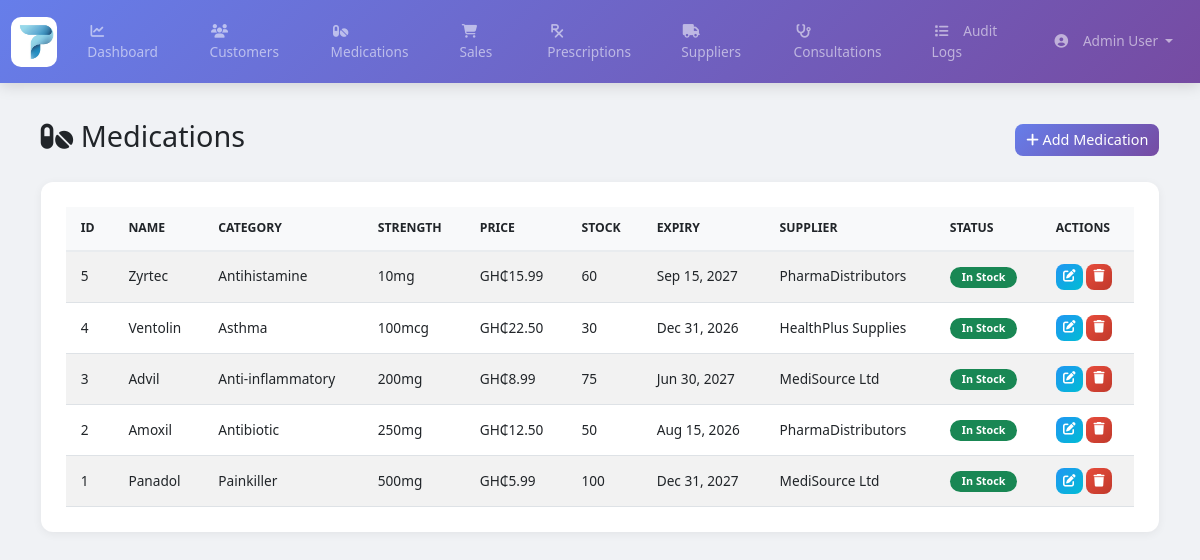
The page /pages/medications.php (signed in) on the database its author committed.
### tables this page shows
CREATE TABLE Medication (
    medication_id INT AUTO_INCREMENT PRIMARY KEY,
    name VARCHAR(100) NOT NULL,
    generic_name VARCHAR(100),
    category VARCHAR(50),
    strength VARCHAR(50),
    unit_price DECIMAL(10,2),
    stock_quantity INT,
    expiry_date DATE,
    reorder_level INT DEFAULT 10,
    supplier_id INT,
    FOREIGN KEY (supplier_id)
        REFERENCES Supplier(supplier_id)
);

CREATE TABLE Supplier (
    supplier_id INT AUTO_INCREMENT PRIMARY KEY,
    name VARCHAR(100) NOT NULL,
    contact_person VARCHAR(100),
    phone VARCHAR(20),
    email VARCHAR(100),
    address TEXT
);

### includes/config.php (called while the page is built, shortened)
<?php
function currentUserRole()
{
    return $_SESSION['user_role'] ?? 'Guest';
}
function isAdmin()
{
    return currentUserRole() === 'Admin';
}
function canEditMedications()
{
    return isAdmin() || isPharmacist();
}
function formatCurrency($amount)
{
    return 'GH₵' . number_format((float)$amount, 2);
}
?>

### pages/medications.php (the view, shortened to what this page needs)
<?php
require_once __DIR__ . '/../includes/config.php';
$medications = mysqli_query($conn, "
    SELECT m.*, s.name AS supplier_name
    FROM Medication m
    LEFT JOIN Supplier s ON m.supplier_id = s.supplier_id
    ORDER BY m.medication_id DESC
");
require_once __DIR__ . '/../includes/header.php';
?>
<div class="d-flex justify-content-between align-items-center mb-4">
    <h2><i class="fas fa-pills"></i> Medications</h2>
    <?php if (canEditMedications()): ?>
        <button class="btn btn-primary" data-bs-toggle="modal" data-bs-target="#addMedicationModal">
            <i class="fas fa-plus"></i> Add Medication
        </button>
    <?php endif; ?>
</div>
<div class="card">
    <div class="card-body">
        <div class="table-responsive">
            <table class="table table-striped table-hover" id="medicationTable">
                <thead>
                    <tr>
                        <th>ID</th>
                        <th>Name</th>
                        <th>Category</th>
                        <th>Strength</th>
                        <th>Price</th>
                        <th>Stock</th>
                        <th>Expiry</th>
                        <th>Supplier</th>
                        <th>Status</th>
                        <?php if (canEditMedications()): ?>
                        <th>Actions</th>
                        <?php endif; ?>
                    </tr>
                </thead>
                <tbody>
                <?php while ($row = mysqli_fetch_assoc($medications)):
                    $lowStock = $row['stock_quantity'] <= $row['reorder_level'];
                    $status = $lowStock ? 'Low Stock' : 'In Stock';
                    $statusClass = $lowStock ? 'danger' : 'success';
                ?>
                    <tr>
                        <td><?= $row['medication_id'] ?></td>
                        <td><?= $row['name'] ?></td>
                        <td><?= $row['category'] ?></td>
                        <td><?= $row['strength'] ?></td>
                        <td><?= formatCurrency($row['unit_price']) ?></td>
                        <td><?= $row['stock_quantity'] ?></td>
                        <td>
                            <?= $row['expiry_date']
                                ? date('M d, Y', strtotime($row['expiry_date']))
                                : '' ?>
                        </td>
                        <td><?= $row['supplier_name'] ?? 'N/A' ?></td>
                        <td>
                            <span class="badge bg-<?= $statusClass ?>">
                                <?= $status ?>
                            </span>
                        </td>
                        <?php if (canEditMedications()): ?>
                        <td>
                            <button class="btn btn-sm btn-info"
                                onclick="editMedication(<?= $row['medication_id'] ?>)">
                                <i class="fas fa-edit"></i>
                            </button>
                            <form method="POST" style="display:inline;"
                                  onsubmit="return confirm('Delete this medication?')">
                                <button type="submit" class="btn btn-sm btn-danger">
                                    <i class="fas fa-trash"></i>
                                </button>
                            </form>
                        </td>
                        <?php endif; ?>
                    </tr>
                <?php endwhile; ?>
                </tbody>
            </table>
        </div>
    </div>
</div>
<?php require_once __DIR__ . '/../includes/footer.php'; ?>

### assets/css/style.css (style rules this page uses)
:root { --primary-1: #667eea; --primary-2: #764ba2; --accent: #11998e; --muted: #6c757d; --card-radius: 12px; --transition-fast: 180ms; --transition: 300ms; }
* { margin: 0; padding: 0; box-sizing: border-box; }
body { background-color: #f0f2f5; font-family: 'Segoe UI', Tahoma, Geneva, Verdana, sans-serif; min-height: 100vh; padding-bottom: 30px; }
.card { border: none; border-radius: 12px; box-shadow: 0 2px 10px rgba(0,0,0,0.06); margin-bottom: 25px; overflow: hidden; transition: transform 0.2s ease, box-shadow 0.2s ease; }
.card-body { padding: 25px; }
.table { margin-bottom: 0; font-size: 0.95rem; }
.table thead th { background: #f8f9fa; border-bottom: 2px solid #e9ecef; font-weight: 600; font-size: 0.85rem; text-transform: uppercase; padding: 12px 15px; }
.table tbody td { padding: 12px 15px; vertical-align: middle; }
.table-striped tbody tr:nth-of-type(odd) { background-color: rgba(0,0,0,0.02); }
.badge { padding: 5px 12px; border-radius: 20px; font-size: 0.75rem; }
.btn { border-radius: 8px; font-weight: 500; transition: all 0.3s ease; }
.btn-primary { background: linear-gradient(135deg,#667eea,#764ba2); border: none; }
.btn-danger { background: linear-gradient(135deg,#e74c3c,#c0392b); border:none; }
.btn-info { background: linear-gradient(135deg,#2196F3,#00BCD4); border:none; color:white; }
html { font-size: clamp(14px, 1.2vw, 16px); }
.table-responsive { overflow-x:auto; -webkit-overflow-scrolling: touch; }

### rows shown on the page
medication: medication_id "5", name "Zyrtec", category "Antihistamine", strength "10mg", unit_price "GH₵15.99", stock_quantity "60", expiry_date "Sep 15, 2027", supplier.name "PharmaDistributors", status "In Stock"
medication: medication_id "4", name "Ventolin", category "Asthma", strength "100mcg", unit_price "GH₵22.50", stock_quantity "30", expiry_date "Dec 31, 2026", supplier.name "HealthPlus Supplies", status "In Stock"
medication: medication_id "3", name "Advil", category "Anti-inflammatory", strength "200mg", unit_price "GH₵8.99", stock_quantity "75", expiry_date "Jun 30, 2027", supplier.name "MediSource Ltd", status "In Stock"
medication: medication_id "2", name "Amoxil", category "Antibiotic", strength "250mg", unit_price "GH₵12.50", stock_quantity "50", expiry_date "Aug 15, 2026", supplier.name "PharmaDistributors", status "In Stock"
medication: medication_id "1", name "Panadol", category "Painkiller", strength "500mg", unit_price "GH₵5.99", stock_quantity "100", expiry_date "Dec 31, 2027", supplier.name "MediSource Ltd", status "In Stock"

### other values the page prints
$_SESSION['user_name'] "Admin User"
